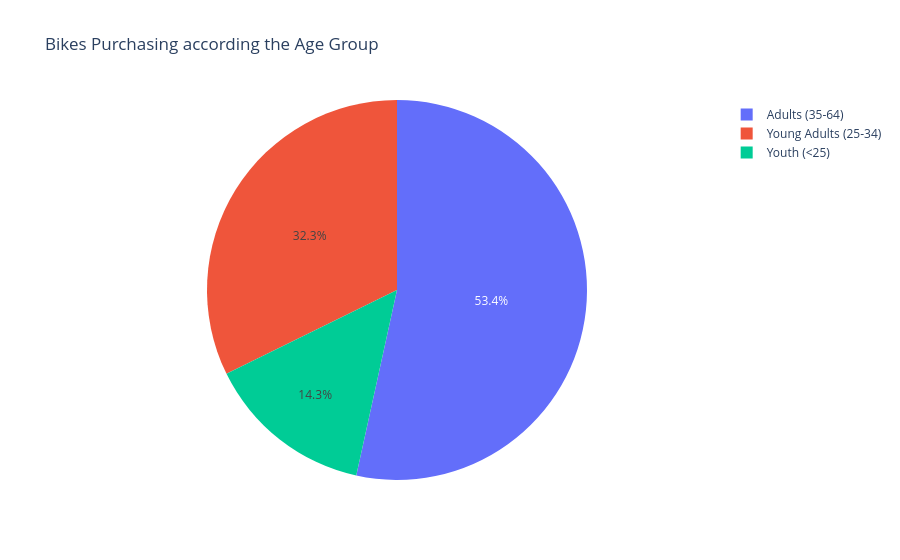

The cell this chart's notebook holds for it:
### Markdown cell above
### `fig1`:- Bikes purchase according to the age group

### Code cell
#Pie Chart
fig1 = px.pie(df,values="Order_Quantity", names="Age_Group" , title = "Bikes Purchasing according the Age Group")
fig1.show()

### Figure 1 — Plotly figure (JSON) as saved in the notebook; plotly's stock layout.template omitted (floating-point values rounded to 4 significant figures)
{"data": [{"domain": {"x": [0, 1], "y": [0, 1]}, "hovertemplate": "Age_Group=%{label}<br>Order_Quantity=%{value}<extra></extra>", "labels": ["Adults (35-64)", "Adults (35-64)", "Adults (35-64)", "Young Adults (25-34)", "Adults (35-64)", "Youth (<25)", "Adults (35-64)", "Adults (35-64)", "Young Adults (25-34)", "Adults (35-64)", "Adults (35-64)", "Adults (35-64)", "Adults (35-64)", "Youth (<25)", "Young Adults (25-34)", "Adults (35-64)", "Adults (35-64)", "Young Adults (25-34)", "Adults (35-64)", "Youth (<25)", "Young Adults (25-34)", "Adults (35-64)", "Adults (35-64)", "Young Adults (25-34)", "Adults (35-64)", "Young Adults (25-34)", "Adults (35-64)", "Young Adults (25-34)", "Young Adults (25-34)", "Young Adults (25-34)", "Adults (35-64)", "Youth (<25)", "Adults (35-64)", "Young Adults (25-34)", "Adults (35-64)", "Adults (35-64)", "Adults (35-64)", "Adults (35-64)", "Young Adults (25-34)", "Adults (35-64)", "Adults (35-64)", "Young Adults (25-34)", "Adults (35-64)", "Adults (35-64)", "Adults (35-64)", "Young Adults (25-34)", "Young Adults (25-34)", "Young Adults (25-34)", "Young Adults (25-34)", "Young Adults (25-34)", "Adults (35-64)", "Young Adults (25-34)", "Adults (35-64)", "Young Adults (25-34)", "Adults (35-64)", "Adults (35-64)", "Adults (35-64)", "Youth (<25)", "Young Adults (25-34)", "Adults (35-64)", "Young Adults (25-34)", "Adults (35-64)", "Youth (<25)", "Youth (<25)", "Young Adults (25-34)", "Adults (35-64)", "Adults (35-64)", "Adults (35-64)", "Adults (35-64)", "Youth (<25)", "Adults (35-64)", "Adults (35-64)", "Young Adults (25-34)", "Adults (35-64)", "Young Adults (25-34)", "Adults (35-64)", "Adults (35-64)", "Young Adults (25-34)", "Youth (<25)", "Young Adults (25-34)", "Adults (35-64)", "Youth (<25)", "Young Adults (25-34)", "Young Adults (25-34)", "Adults (35-64)", "Young Adults (25-34)", "Young Adults (25-34)", "Adults (35-64)", "Adults (35-64)"], "legendgroup": "", "name": "", "showlegend": true, "type": "pie", "values": [4.0, 1.0, 2.0, 1.0, 2.0, 1.0, 1.0, 1.0, 4.0, 4.0, 4.0, 1.0, 1.0, 3.0, 1.0, 1.0, 1.0, 4.0, 2.0, 4.0, 4.0, 2.0, 2.0, 2.0, 1.0, 2.0, 2.0, 1.0, 1.0, 1.0, 1.0, 3.0, 2.0, 1.0, 1.0, 1.0, 4.0, 4.0, 2.0, 1.0, 1.0, 3.0, 1.0, 1.0, 1.0, 2.0, 1.0, 1.0, 1.0, 2.0, 2.0, 1.0, 2.0, 1.0, 1.0, 4.0, 4.0, 3.0, 3.0, 3.0, 1.0, 1.0, 4.0, 4.0, 4.0, 4.0, 4.0, 4.0, 4.0, 2.0, 2.0, 1.0, 4.0, 4.0, 3.0, 1.0, 1.0, 3.0, 2.0, 3.0, 3.0, 1.0, 1.0, 1.0, 1.0, 1.0, 1.0, 1.0, 4.0]}], "layout": {"legend": {"tracegroupgap": 0}, "title": {"text": "Bikes Purchasing according the Age Group"}}}
